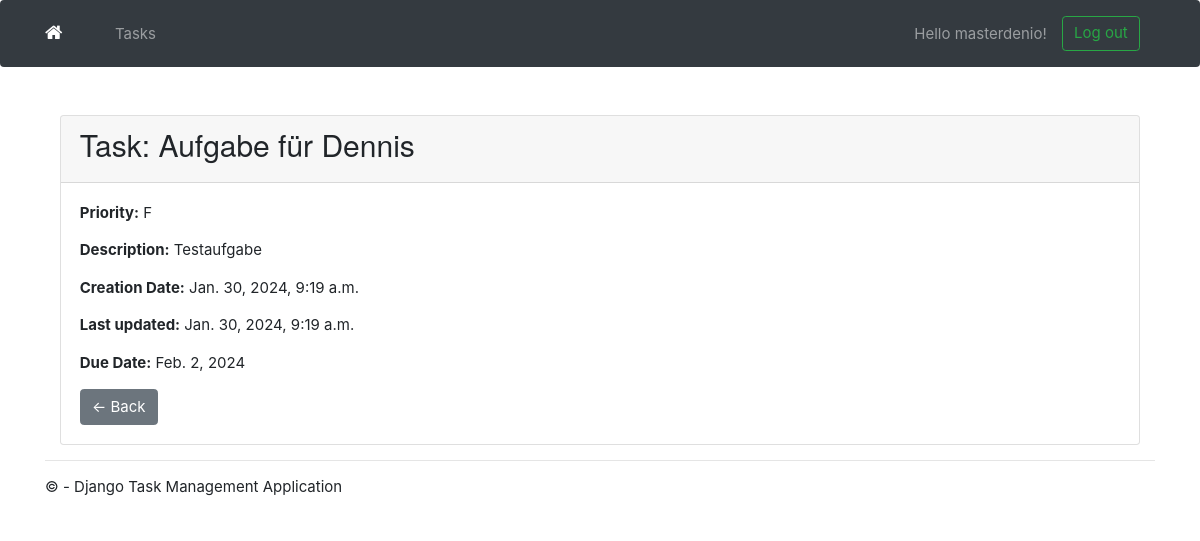
The page /task/55/ (signed in) on the database its author committed.
### app/models.py (models this page shows, shortened)
class Task(models.Model):
    PRIORITY_CHOICES = [
        ('L', 'Low'),
        ('M', 'Medium'),
        ('H', 'High'),
        ('F', 'Fast Lane'),
    ]
    due_date = models.DateField(
        auto_now_add=False, auto_now=False, blank=True, null=True)
    user = models.ForeignKey(
        User, on_delete=models.CASCADE, null=True, blank=True)
    title = models.CharField(max_length=200)
    description = models.TextField(null=True, blank=True)
    complete = models.BooleanField(default=False)
    create = models.DateTimeField(auto_now_add=True)
    update = models.DateTimeField(auto_now=True)
    priority = models.CharField(
        max_length=1,
        choices=PRIORITY_CHOICES,
        default='L',
    )
    STATUS_CHOICES = [
        ('TO DO', 'To do'),
        ('IN PROGRESS', 'In progress'),
        ('BLOCKED', 'Blocked'),
        ('DONE', 'Done'),
    ]
    status = models.CharField(
        max_length=12,
        choices=STATUS_CHOICES,
        default='TO DO',
    )
    class Meta:
        ordering = ['complete']

### app/views.py (the view)
# urls.py: path('task/<int:pk>/', views.TaskDetail.as_view(), name='task'),
class TaskDetail(LoginRequiredMixin, DetailView):
    model = Task
    context_object_name = 'task'
    template_name = 'app/task.html'

### app/templates/app/task.html
{% extends 'app/layout.html' %}
{% block content %}
<div class="container mt-5">
    <div class="card">
        <div class="card-header">
            <h2>Task: {{ task.title }}</h2>
        </div>
        <div class="card-body">
            <p class="card-text"><strong>Priority:</strong> {{ task.priority }}</p>
            <p class="card-text"><strong>Description:</strong> {{ task.description }}</p>
            <p class="card-text"><strong>Creation Date:</strong> {{ task.create }}</p>
            <p class="card-text"><strong>Last updated:</strong> {{ task.update }}</p>
            <p class="card-text"><strong>Due Date:</strong> {{ task.due_date }}</p>
            <a href="{% url 'tasks' %}" class="btn btn-secondary">&#8592; Back</a>
        </div>
    </div>
</div>
{% endblock content %}

### app/templates/app/layout.html (shortened to what this page needs)
<!DOCTYPE html>
<html>
<head>
    {% load static %}
    <link rel="stylesheet" type="text/css" href="{% static 'app/content/bootstrap.min.css' %}" />
    <link rel="stylesheet" type="text/css" href="{% static 'app/content/site.css' %}" />
    <link rel="stylesheet" type="text/css" href="{% static 'app/content/customcss.css' %}" />
    <link rel="stylesheet" href="https://cdnjs.cloudflare.com/ajax/libs/font-awesome/4.7.0/css/font-awesome.min.css">
    <link rel="stylesheet" href="https://stackpath.bootstrapcdn.com/bootstrap/4.5.2/css/bootstrap.min.css">
</head>
<body>
    <nav class="navbar navbar-expand-lg navbar-dark bg-dark fixed-top">
        <div class="container">
            <a class="navbar-brand" href="/"><i class="fa fa-home"></i></a>
            <div class="collapse navbar-collapse" id="navbarNav">
                <ul class="navbar-nav mr-auto">
                    {% if request.user.is_authenticated %}
                    <li class="nav-item">
                        <a class="nav-link" href="/task/">Tasks</a>
                    </li>
                    {% endif %}
                </ul>
                {% if user.is_authenticated %}
                    <form id="logoutForm" action="/logout/" method="post" class="form-inline my-2 my-lg-0">
                        <span class="navbar-text mr-3">Hello {{ user.username }}!</span>
                        <button class="btn btn-outline-success my-2 my-sm-0" type="submit">Log out</button>
                    </form>
                {% endif %}
            </div>
        </div>
    </nav>
    <div class="container body-content">
        {% block content %}
        {% endblock %}
        <hr />
        <footer>
            <p>&copy; {{ year }} - Django Task Management Application</p>
        </footer>
    </div>
</body>
</html>

### app/static/app/content/site.css (style rules this page uses)
body { padding-top: 50px; padding-bottom: 20px; }
.body-content { padding-left: 15px; padding-right: 15px; margin-left: auto; margin-right: auto; }

### app/static/app/content/customcss.css (style rules this page uses)
.card-body { padding: 20px; }
html { font-size: 15px; }
.navbar { z-index: 0; }
.navbar-brand, .nav-link, .navbar-text, .btn { line-height: 0; padding-bottom: 100px; }

### rows shown on the page
Task: title "Aufgabe für Dennis", priority "F", description "Testaufgabe", create "Jan. 30, 2024, 9:19 a.m.", update "Jan. 30, 2024, 9:19 a.m.", due_date "Feb. 2, 2024"

### other values the page prints
{{ user.username }} "masterdenio"
